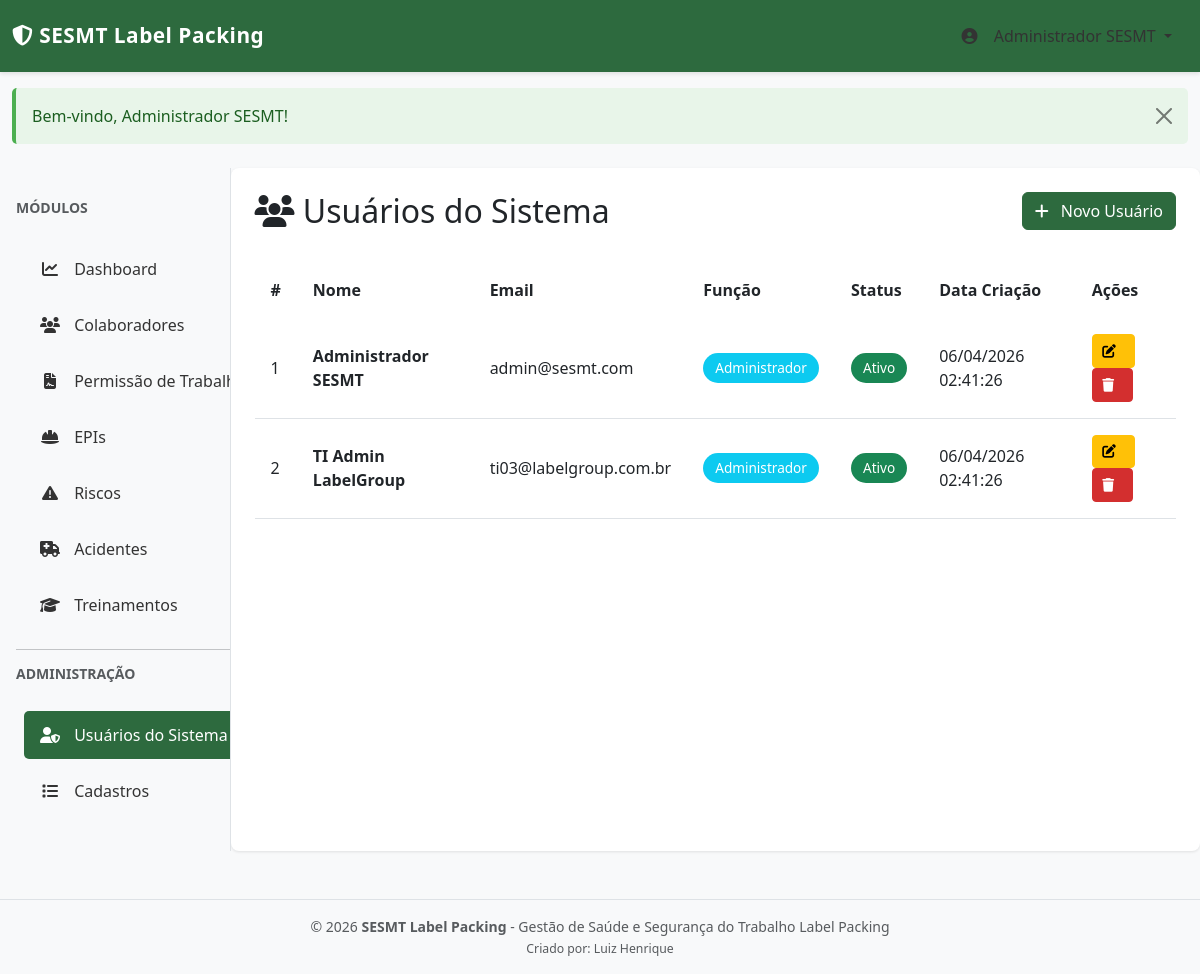
Page /index.php?page=users (signed in) on the earlier database version.
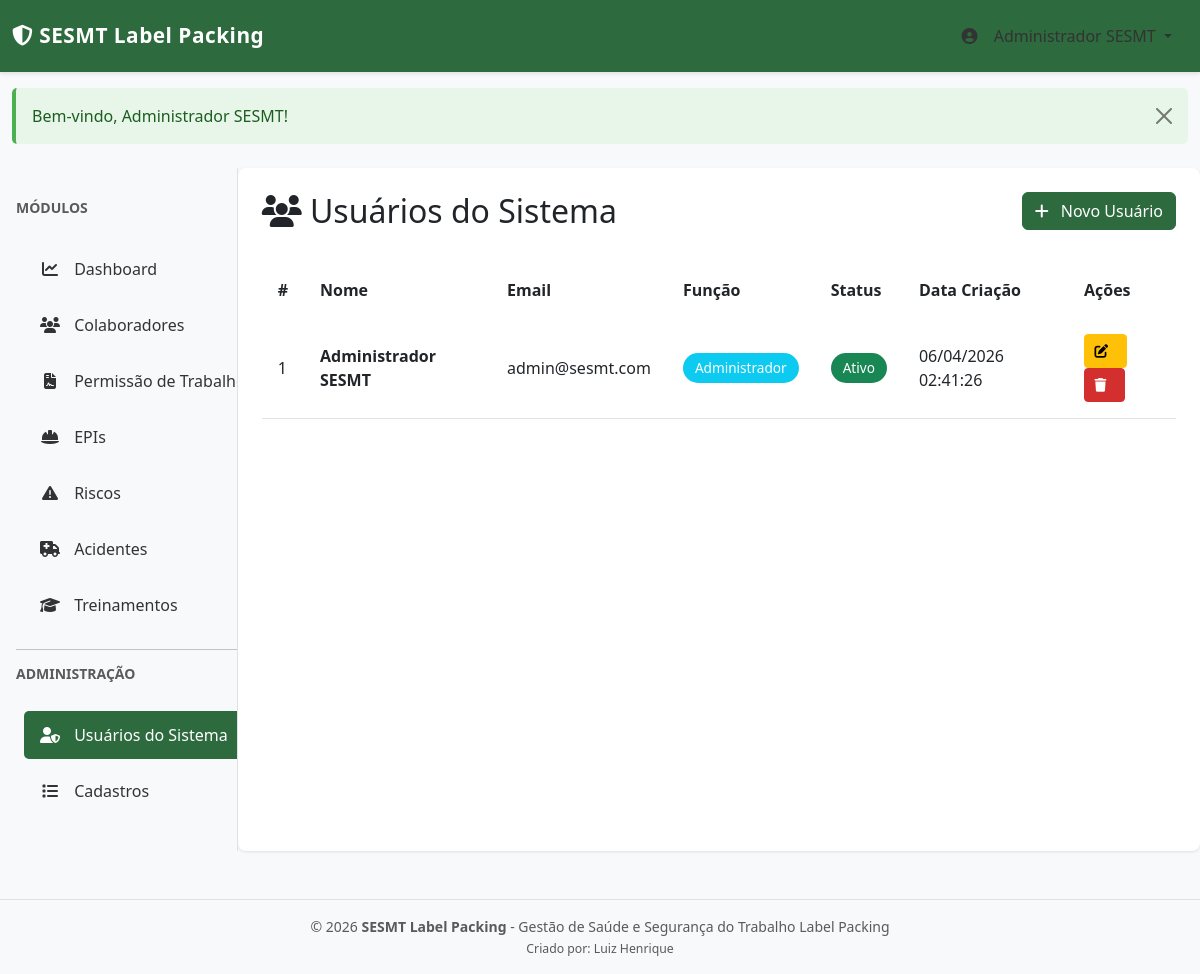
Same page on the later database version.
### tables this page shows
CREATE TABLE IF NOT EXISTS users (
    id INT PRIMARY KEY AUTO_INCREMENT,
    name VARCHAR(255) NOT NULL,
    email VARCHAR(255) UNIQUE NOT NULL,
    password VARCHAR(255) NOT NULL,
    role ENUM('admin', 'comum') DEFAULT 'comum',
    active TINYINT(1) DEFAULT 1,
    created_at TIMESTAMP DEFAULT CURRENT_TIMESTAMP,
    updated_at TIMESTAMP DEFAULT CURRENT_TIMESTAMP ON UPDATE CURRENT_TIMESTAMP,
    INDEX idx_email (email),
    INDEX idx_role (role),
    INDEX idx_active (active)
);

### config/database.php (called while the page is built, shortened)
<?php
class Database {
    private static $instance = null;
    private $connection;
    private $host = 'localhost';
    private $db_name = 'sesmt_db';
    private $db_user = 'root';
    private $db_pass = '';
    private $charset = 'utf8mb4';
    private function connect() {
        try {
            $this->connection = new mysqli(
                $this->host,
                $this->db_user,
                $this->db_pass,
                $this->db_name
            );
            $this->connection->set_charset($this->charset);
        } catch (Exception $e) {
            die("Erro de conexão: " . $e->getMessage() .
                "<br><br>Verifique se o MySQL está rodando e se o banco 'sesmt_db' foi criado.<br>" .
                "Importe o arquivo database.sql via phpMyAdmin.");
        }
    }
    public static function getInstance() {
        if (self::$instance === null) {
            self::$instance = new self();
        }
        return self::$instance;
    }
    public function getConnection() {
        return $this->connection;
    }
    public function execute($query, $params = [], $types = '') {
        $stmt = $this->connection->prepare($query);
        if (!empty($params)) {
            $stmt->bind_param($types, ...$params);
        }
        if (!$stmt->execute()) {
            throw new Exception("Erro ao executar query: " . $stmt->error);
        }
        return $stmt;
    }
    public function fetchAll($query, $params = [], $types = '') {
        $stmt = $this->execute($query, $params, $types);
        $result = $stmt->get_result();
        $data = [];
        while ($row = $result->fetch_assoc()) {
            $data[] = $row;
        }
        return $data;
    }
    public function fetchOne($query, $params = [], $types = '') {
        $stmt = $this->execute($query, $params, $types);
        $result = $stmt->get_result();
        $data = $result->fetch_assoc();
        return $data;
    }
}
?>

### models/User.php (called while the page is built, shortened)
<?php
require_once __DIR__ . '/../config/database.php';
class User {
    public function getAll($limit = null, $offset = 0) {
        $query = "SELECT id, name, email, role, active, created_at FROM users ORDER BY created_at DESC";
        if ($limit) {
            $query .= " LIMIT ? OFFSET ?";
            return Database::getInstance()->fetchAll($query, [$limit, $offset], 'ii');
        }
        return Database::getInstance()->fetchAll($query);
    }
    public function count() {
        $query = "SELECT COUNT(*) as total FROM users";
        $result = Database::getInstance()->fetchOne($query);
        return $result['total'];
    }
}
?>

### config/constants.php (called while the page is built, shortened)
<?php
$ROLES = [
    'admin' => 'Administrador',
    'comum' => 'Usuário Comum'
];
?>

### views/users/list.php (the view, shortened to what the changed rows need)
<?php
global $ROLES;
?>
<div class="row mb-4">
    <div class="col-md-8">
        <h2><i class="fas fa-users"></i> Usuários do Sistema</h2>
    </div>
</div>
<div class="table-responsive">
    <table class="table table-hover">
        <thead>
            <tr>
                <th>#</th>
                <th>Nome</th>
                <th>Email</th>
                <th>Função</th>
                <th>Status</th>
                <th>Data Criação</th>
                <th>Ações</th>
            </tr>
        </thead>
        <tbody>
            <?php if (empty($users)): ?>
                <tr>
                    <td colspan="7" class="text-center text-muted py-4">Nenhum usuário encontrado</td>
                </tr>
            <?php else: ?>
                <?php foreach ($users as $user): ?>
                    <tr>
                        <td><?php echo $user['id']; ?></td>
                        <td><strong><?php echo htmlspecialchars($user['name']); ?></strong></td>
                        <td><?php echo htmlspecialchars($user['email']); ?></td>
                        <td>
                            <span class="badge bg-info">
                                <?php echo htmlspecialchars($ROLES[$user['role']] ?? $user['role']); ?>
                            </span>
                        </td>
                        <td>
                            <?php if ($user['active']): ?>
                                <span class="badge bg-success">Ativo</span>
                            <?php else: ?>
                                <span class="badge bg-danger">Inativo</span>
                            <?php endif; ?>
                        </td>
                        <td><?php echo formatDateTime($user['created_at']); ?></td>
                        <td>
                            <a href="<?php echo APP_URL; ?>/index.php?page=users&action=edit&id=<?php echo $user['id']; ?>"
                               class="btn btn-sm btn-warning" title="Editar">
                                <i class="fas fa-edit"></i>
                            </a>
                            <button class="btn btn-sm btn-danger"
                                    onclick="deleteItem(<?php echo $user['id']; ?>, 'usuário')"
                                    title="Deletar">
                                <i class="fas fa-trash"></i>
                            </button>
                        </td>
                    </tr>
                <?php endforeach; ?>
            <?php endif; ?>
        </tbody>
    </table>
</div>

### helpers.php (shortened to what the changed rows need)
<?php
require_once __DIR__ . '/config/constants.php';
function getMessages() {
    $messages = $_SESSION['messages'];
    return $messages;
}
function renderMessages() {
    $messages = getMessages();
    $html = '';
    foreach ($messages as $message) {
        $class = 'alert alert-' . htmlspecialchars($message['type']);
        $html .= '<div class="' . $class . ' alert-dismissible fade show" role="alert">';
        $html .= htmlspecialchars($message['text']);
        $html .= '<button type="button" class="btn-close" data-bs-dismiss="alert"></button>';
        $html .= '</div>';
    }
    return $html;
}
function formatDateTime($datetime, $format = DATETIME_FORMAT) {
    try {
        $dateObj = new DateTime($datetime);
        return $dateObj->format($format);
    } catch (Exception $e) {
        return $datetime;
    }
}
function getPaginationOffset($page = 1, $perPage = ITEMS_PER_PAGE) {
    $page = max(1, intval($page));
    return ($page - 1) * $perPage;
}
function getPagination($currentPage, $totalItems, $perPage = ITEMS_PER_PAGE) {
    $totalPages = ceil($totalItems / $perPage);
    return [
        'current_page' => max(1, intval($currentPage)),
        'total_pages' => $totalPages,
        'total_items' => $totalItems,
        'items_per_page' => $perPage,
        'offset' => getPaginationOffset($currentPage, $perPage),
        'has_prev' => $currentPage > 1,
        'has_next' => $currentPage < $totalPages,
        'prev_page' => $currentPage - 1,
        'next_page' => $currentPage + 1
    ];
}
?>

Differences in the rows shown:
removed users: id "2", name "TI Admin LabelGroup", email "ti03@labelgroup.com.br", role "Administrador", active "Ativo", created_at "06/04/2026 02:41:26"
